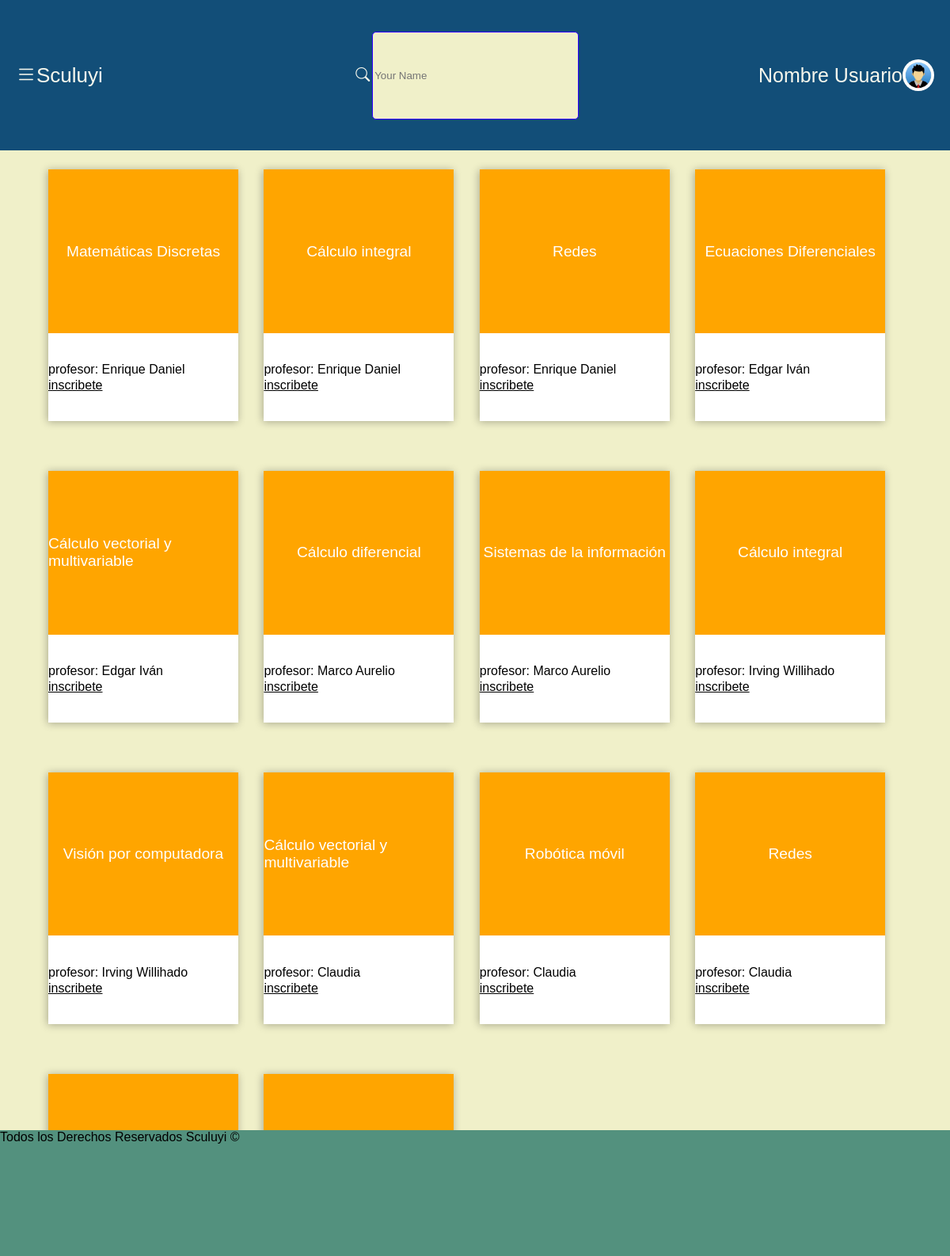
Page /cursos.php (signed in) on the committed database.
### tables this page shows
CREATE TABLE `maestros` (
  `id` int(11) NOT NULL,
  `nombre` varchar(60) NOT NULL,
  `correo` varchar(40) NOT NULL,
  `contrasena` varchar(255) NOT NULL,
  `descripcion` text NOT NULL
);

CREATE TABLE `curso` (
  `id` int(11) NOT NULL,
  `nom_curs` varchar(60) NOT NULL,
  `descripcion` varchar(255) NOT NULL
);

### cursos.php (the view, shortened to what this page needs)
<?php
require 'connection.php';
if (isset($_SESSION['user_id'])) {
    $query = "SELECT maestros.nombre, curso.nom_curs, cur_prof.id
        FROM maestros
        INNER JOIN cur_prof ON maestros.id = cur_prof.id_prof
        INNER JOIN curso ON cur_prof.id_cur = curso.id ";
    $registro = $conn->prepare($query);
    $registro->execute();
}
?>
<?php require_once('./components/header.php') ?>
<main id="mainContainer">
    <div class="mainContainer grid">
        <?php while (($resultado = $registro->fetch(PDO::FETCH_ASSOC))): ?>
            <div class="item" curId="<?php echo $resultado['id'] ?>">
                <div class="itemImgContainer">
                    <?php echo $resultado['nom_curs'] ?>
                </div>
                <div class="itemInfContainer">
                    <p class="temProfesor">
                        <?php echo 'profesor: ' . $resultado['nombre'] ?>
                    </p>
                    <a href="nuevo-curso-a.php?idCur=<?php echo $resultado['id']?>"
                        class="btn btn-warning" style="color: black">
                        inscribete
                    </a>
                </div>
            </div>
        <?php endwhile; ?>
    </div>
</main>
<?php require_once('./components/footer.php') ?>

### CSS/elements.css (style rules this page uses)
* { font-family: 'Geoilica', sans-serif; }
body { margin: 0px; padding: 0px; width: 100vw; max-width: 100vw; height: 100vh; }
.mainContainer { max-width: calc(100% - 10vw); height: fit-content; margin: 0; margin-block: 2%; justify-self: center; align-self: start; }
main { height: 78vh; width: 100%; max-width: 100%; display: flex; justify-content: center; align-items: start; background-color: #f0f0c9; overflow: overlay; margin-left: 0; transition: max-width 0.6s ease, margin-left 0.6s ease; }
a { color: white; }

### cursos.php (style rules this page uses)
.grid { width: 100%; max-height: fit-content; display: grid; grid-template-columns: repeat(auto-fit, minmax(20vw, 20vw)); grid-template-rows: repeat(auto-fit, minmax(20vh, 20vh)); row-gap: 4vh; }
.item { height: 20vh; width: 20vw; display: flex; flex-direction: column; position: relative; transform: translateY(-1px); transform: translateX(1px); box-shadow: -1px 1px 10px rgba(0, 0, 0, 0.3); transition: transform 0.3s ease, box-shadow 0.3s ease; }
.itemImgContainer { height: 13vh; min-height: 13vh; width: 100%; display: flex; justify-content: center; align-items: center; background-color: orange; color: white; font-size: larger; }
.itemInfContainer { height: 7vh; min-height: 7vh; width: 100%; display: flex; flex-direction: column; justify-content: center; align-items: start; background-color: white; }
.itemInfContainer p { margin-block: 2px; }

### rows in the picture
maestros: curso.nom_curs "Matemáticas Discretas", nombre "Enrique Daniel", curso.nom_curs "Cálculo integral", curso.nom_curs "Redes"
maestros: curso.nom_curs "Ecuaciones Diferenciales", nombre "Edgar Iván", curso.nom_curs "Cálculo vectorial y multivariable"
maestros: curso.nom_curs "Cálculo diferencial", nombre "Marco Aurelio", curso.nom_curs "Sistemas de la información"
maestros: curso.nom_curs "Cálculo integral", nombre "Irving Willihado", curso.nom_curs "Visión por computadora"
maestros: curso.nom_curs "Cálculo vectorial y multivariable", nombre "Claudia", curso.nom_curs "Robótica móvil", curso.nom_curs "Redes"
